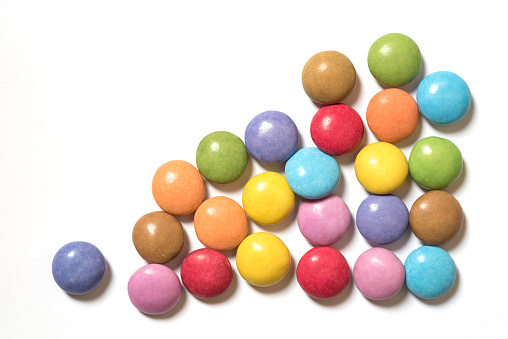
#> input picture images/gems.jpg, 508 x 339 px
$ jupyter execute 'Cadbury gems Counter.ipynb'
#> lines starting #> are read from the running program, lines starting #| are printed output that depends on the picture; after the words box and inside, x2 and y2 are one past the last pixel; in counts of white or black regions, pixels touching at a corner belong together
[cell 1]
import cv2

[cell 2]
image = cv2.imread('images/gems.jpg')
#> image is the input picture: shape (339, 508, 3); mean B, G, R 201.8, 212.8, 225.9
cv2.imshow('input', image)
cv2.waitKey()
cv2.destroyAllWindows()

[cell 3]
gray = cv2.cvtColor(image, cv2.COLOR_BGR2GRAY)
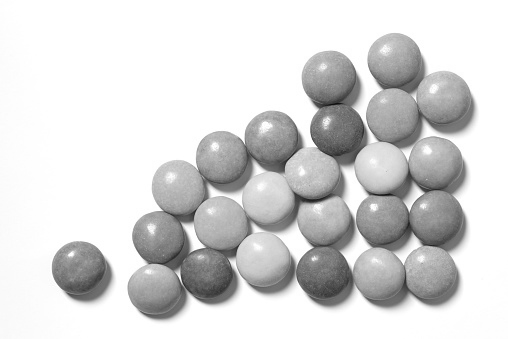
#> gray: shape (339, 508); min 14, max 255, mean 215.4
cv2.imshow('input', gray)
cv2.waitKey()
cv2.destroyAllWindows()

[cell 4]
blurred = cv2.GaussianBlur(gray, (11, 11), None)
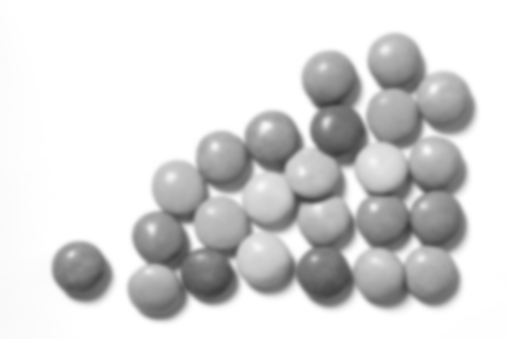
#> blurred: shape (339, 508); min 60, max 255, mean 215.4
retVal, binary = cv2.threshold(blurred, 200, 255, cv2.THRESH_BINARY)
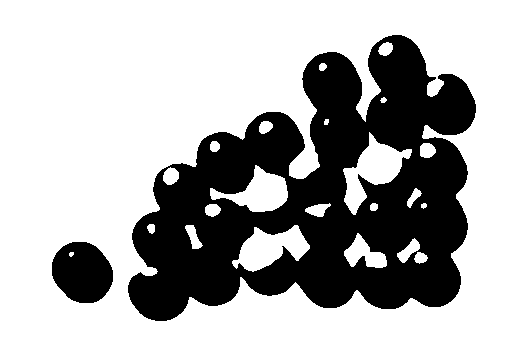
#> binary: shape (339, 508); 66.8% white; 2 black regions, box (x1, y1, x2, y2) and area: (128, 35, 476, 321) 54286, (52, 242, 113, 303) 2872

cv2.imshow('binary', binary)
cv2.waitKey()
cv2.destroyAllWindows()

[cell 5]
#Adaptive threshold
binary = cv2.adaptiveThreshold(blurred, 255, cv2.ADAPTIVE_THRESH_GAUSSIAN_C, cv2.THRESH_BINARY_INV, 5, 2)
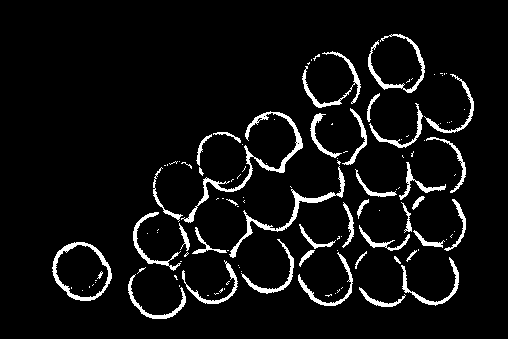
#> binary: shape (339, 508); 6.1% white; 119 white regions (79 under 20 px), largest, box (x1, y1, x2, y2) and area: (181, 111, 303, 223) 1114, (229, 166, 345, 258) 804, (52, 242, 112, 301) 680

cv2.imshow('binary', binary)
cv2.waitKey()
cv2.destroyAllWindows()
